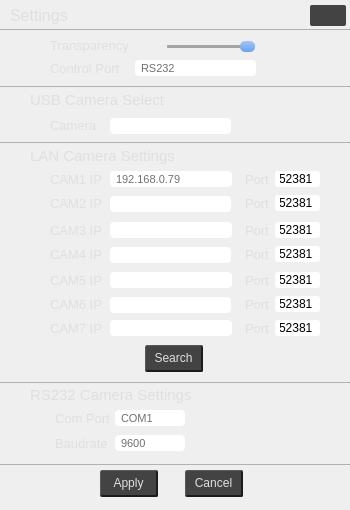
<?xml version="1.0" encoding="UTF-8"?>
<ui version="4.0">
 <class>WinSetting</class>
 <widget class="QWidget" name="WinSetting">
  <property name="geometry">
   <rect>
    <x>0</x>
    <y>0</y>
    <width>350</width>
    <height>510</height>
   </rect>
  </property>
  <property name="windowTitle">
   <string>Form</string>
  </property>
  <property name="styleSheet">
   <string notr="true">QWidget#WinSetting{
	border-image: url(:/image/background/settingwin.png);
}
/*-------------------------端口编辑框部分----------------*/
QLineEdit{
background-color: rgb(255, 255, 255);
border-radius:3px;
padding:0 5px;
}
/*-------------------------滑动条部分--------------------*/
QSlider::groove:horizontal{
	border: 1px;
	height: 3px; 
	position: absolute;
	border-radius :1px;
	margin: 1px 0;
	left: 2px; right: 2px;
	background-color: rgb(164, 164, 164);
}
/*滑动手柄部分*/
QSlider::handle:horizontal {
	background: qlineargradient(x1:0, y1:0, x2:0, y2:1, stop:0 #a4c4f8, stop:1 #68a3ed);
    border: 1px;
    width: 15px;
    height: 10px;
    margin: -4px -1;/* handle is placed by default on the contents rect of the groove. Expand outside the groove */
    border-radius: 5px;
}
QLabel{
	color: rgb(226, 222, 222);}


/*按钮部分*/
QPushButton{
	background-color: rgb(67, 67, 67);
	color: rgb(226, 222, 222);
	border:1px solid #5a5a5a;
	border-radius:2px;
	border-bottom:2px solid rgb(27, 27, 27);
	border-right:2px solid #1c1c1c;
}
QPushButton:checked{
color: rgb(226, 222, 222);
}
QPushButton::hover{
	background-color: rgb(54, 54, 54);
}
QLine{
	background-color: rgb(154, 154, 154);
}</string>
  </property>
  <widget class="QPushButton" name="BT_Close">
   <property name="geometry">
    <rect>
     <x>310</x>
     <y>5</y>
     <width>36</width>
     <height>21</height>
    </rect>
   </property>
   <property name="styleSheet">
    <string notr="true">border:0px;
border-radius:2px;
image: url(:/image/icon/close.png);</string>
   </property>
   <property name="text">
    <string/>
   </property>
  </widget>
  <widget class="QLabel" name="label_7">
   <property name="geometry">
    <rect>
     <x>10</x>
     <y>5</y>
     <width>66</width>
     <height>20</height>
    </rect>
   </property>
   <property name="font">
    <font>
     <family>Arial</family>
     <pointsize>12</pointsize>
     <weight>50</weight>
     <bold>false</bold>
     <stylestrategy>PreferDefault</stylestrategy>
    </font>
   </property>
   <property name="text">
    <string>Settings</string>
   </property>
  </widget>
  <widget class="QLabel" name="label_10">
   <property name="geometry">
    <rect>
     <x>50</x>
     <y>35</y>
     <width>81</width>
     <height>20</height>
    </rect>
   </property>
   <property name="font">
    <font>
     <family>Arial</family>
     <pointsize>10</pointsize>
     <weight>50</weight>
     <bold>false</bold>
     <stylestrategy>PreferDefault</stylestrategy>
    </font>
   </property>
   <property name="text">
    <string>Transparency</string>
   </property>
  </widget>
  <widget class="Line" name="line">
   <property name="geometry">
    <rect>
     <x>0</x>
     <y>29</y>
     <width>350</width>
     <height>1</height>
    </rect>
   </property>
   <property name="styleSheet">
    <string notr="true">	background-color: rgb(154, 154, 154);
</string>
   </property>
   <property name="orientation">
    <enum>Qt::Horizontal</enum>
   </property>
  </widget>
  <widget class="QComboBox" name="Box_Control_Port">
   <property name="geometry">
    <rect>
     <x>135</x>
     <y>60</y>
     <width>121</width>
     <height>16</height>
    </rect>
   </property>
   <property name="font">
    <font>
     <family>Arial</family>
     <pointsize>8</pointsize>
     <weight>50</weight>
     <italic>false</italic>
     <bold>false</bold>
    </font>
   </property>
   <property name="styleSheet">
    <string notr="true">QComboBox{
	border:0px;
	border-radius:4px;
	color: rgb(112, 112, 112);	padding:0 6px;

}

QComboBox::drop-down {
      subcontrol-origin: padding;
      subcontrol-position: top right;
      width: 20px;
      border-left-width: 0px;
      border-left-color: darkgray;
      border-left-style: solid; /* just a single line */
      border-top-right-radius: 4px; /* same radius as the QComboBox */
      border-bottom-right-radius: 4px;
  }
QComboBox::down-arrow {
    
	border-image: url(:/image/icon/arrow.png);
}</string>
   </property>
   <item>
    <property name="text">
     <string>RS232</string>
    </property>
   </item>
   <item>
    <property name="text">
     <string>LAN</string>
    </property>
   </item>
   <item>
    <property name="text">
     <string>UVC</string>
    </property>
   </item>
  </widget>
  <widget class="QLabel" name="label_12">
   <property name="geometry">
    <rect>
     <x>50</x>
     <y>58</y>
     <width>81</width>
     <height>20</height>
    </rect>
   </property>
   <property name="font">
    <font>
     <family>Arial</family>
     <pointsize>10</pointsize>
     <weight>50</weight>
     <bold>false</bold>
     <stylestrategy>PreferDefault</stylestrategy>
    </font>
   </property>
   <property name="text">
    <string>Control Port</string>
   </property>
  </widget>
  <widget class="QSlider" name="Transparency">
   <property name="geometry">
    <rect>
     <x>165</x>
     <y>35</y>
     <width>91</width>
     <height>22</height>
    </rect>
   </property>
   <property name="minimum">
    <number>1</number>
   </property>
   <property name="maximum">
    <number>10</number>
   </property>
   <property name="pageStep">
    <number>0</number>
   </property>
   <property name="value">
    <number>10</number>
   </property>
   <property name="sliderPosition">
    <number>10</number>
   </property>
   <property name="orientation">
    <enum>Qt::Horizontal</enum>
   </property>
  </widget>
  <widget class="Line" name="line_2">
   <property name="geometry">
    <rect>
     <x>0</x>
     <y>86</y>
     <width>350</width>
     <height>1</height>
    </rect>
   </property>
   <property name="styleSheet">
    <string notr="true">	background-color: rgb(154, 154, 154);
</string>
   </property>
   <property name="orientation">
    <enum>Qt::Horizontal</enum>
   </property>
  </widget>
  <widget class="Line" name="line_3">
   <property name="geometry">
    <rect>
     <x>0</x>
     <y>142</y>
     <width>350</width>
     <height>1</height>
    </rect>
   </property>
   <property name="styleSheet">
    <string notr="true">	background-color: rgb(154, 154, 154);
</string>
   </property>
   <property name="orientation">
    <enum>Qt::Horizontal</enum>
   </property>
  </widget>
  <widget class="Line" name="line_4">
   <property name="geometry">
    <rect>
     <x>0</x>
     <y>382</y>
     <width>350</width>
     <height>1</height>
    </rect>
   </property>
   <property name="styleSheet">
    <string notr="true">	background-color: rgb(154, 154, 154);
</string>
   </property>
   <property name="orientation">
    <enum>Qt::Horizontal</enum>
   </property>
  </widget>
  <widget class="Line" name="line_5">
   <property name="geometry">
    <rect>
     <x>0</x>
     <y>464</y>
     <width>350</width>
     <height>1</height>
    </rect>
   </property>
   <property name="styleSheet">
    <string notr="true">	background-color: rgb(154, 154, 154);
</string>
   </property>
   <property name="orientation">
    <enum>Qt::Horizontal</enum>
   </property>
  </widget>
  <widget class="QLabel" name="label_2">
   <property name="geometry">
    <rect>
     <x>136</x>
     <y>39</y>
     <width>13</width>
     <height>13</height>
    </rect>
   </property>
   <property name="styleSheet">
    <string notr="true">image: url(:/image/icon/light.png);</string>
   </property>
   <property name="text">
    <string/>
   </property>
  </widget>
  <widget class="QLabel" name="label_3">
   <property name="geometry">
    <rect>
     <x>155</x>
     <y>43</y>
     <width>7</width>
     <height>7</height>
    </rect>
   </property>
   <property name="styleSheet">
    <string notr="true">image: url(:/image/icon/redue.png);</string>
   </property>
   <property name="text">
    <string/>
   </property>
  </widget>
  <widget class="QLabel" name="label_4">
   <property name="geometry">
    <rect>
     <x>260</x>
     <y>40</y>
     <width>13</width>
     <height>13</height>
    </rect>
   </property>
   <property name="styleSheet">
    <string notr="true">image: url(:/image/icon/light.png);</string>
   </property>
   <property name="text">
    <string/>
   </property>
  </widget>
  <widget class="QLabel" name="label_5">
   <property name="geometry">
    <rect>
     <x>279</x>
     <y>44</y>
     <width>7</width>
     <height>7</height>
    </rect>
   </property>
   <property name="styleSheet">
    <string notr="true">image: url(:/image/icon/add.png);</string>
   </property>
   <property name="text">
    <string/>
   </property>
  </widget>
  <widget class="QLabel" name="label_8">
   <property name="geometry">
    <rect>
     <x>30</x>
     <y>90</y>
     <width>146</width>
     <height>20</height>
    </rect>
   </property>
   <property name="font">
    <font>
     <family>Arial</family>
     <pointsize>11</pointsize>
     <weight>50</weight>
     <bold>false</bold>
     <stylestrategy>PreferDefault</stylestrategy>
    </font>
   </property>
   <property name="text">
    <string>USB Camera Select</string>
   </property>
  </widget>
  <widget class="QLabel" name="label_13">
   <property name="geometry">
    <rect>
     <x>50</x>
     <y>115</y>
     <width>51</width>
     <height>20</height>
    </rect>
   </property>
   <property name="font">
    <font>
     <family>Arial</family>
     <pointsize>10</pointsize>
     <weight>50</weight>
     <bold>false</bold>
     <stylestrategy>PreferDefault</stylestrategy>
    </font>
   </property>
   <property name="text">
    <string>Camera</string>
   </property>
  </widget>
  <widget class="QComboBox" name="Box_Camera_USB">
   <property name="geometry">
    <rect>
     <x>110</x>
     <y>118</y>
     <width>121</width>
     <height>16</height>
    </rect>
   </property>
   <property name="font">
    <font>
     <family>Arial</family>
     <pointsize>8</pointsize>
     <weight>50</weight>
     <italic>false</italic>
     <bold>false</bold>
    </font>
   </property>
   <property name="styleSheet">
    <string notr="true">QComboBox{
	border:0px;
	border-radius:4px;
	color: rgb(112, 112, 112);	padding:0 6px;

}

QComboBox::drop-down {
      subcontrol-origin: padding;
      subcontrol-position: top right;
      width: 20px;
      border-left-width: 0px;
      border-left-color: darkgray;
      border-left-style: solid; /* just a single line */
      border-top-right-radius: 4px; /* same radius as the QComboBox */
      border-bottom-right-radius: 4px;
  }
QComboBox::down-arrow {
    
	border-image: url(:/image/icon/arrow.png);
}</string>
   </property>
  </widget>
  <widget class="QComboBox" name="Box_IP1">
   <property name="geometry">
    <rect>
     <x>110</x>
     <y>171</y>
     <width>122</width>
     <height>16</height>
    </rect>
   </property>
   <property name="font">
    <font>
     <family>Arial</family>
     <pointsize>8</pointsize>
     <weight>50</weight>
     <italic>false</italic>
     <bold>false</bold>
    </font>
   </property>
   <property name="styleSheet">
    <string notr="true">QComboBox{
	border:0px;
	border-radius:4px;
	color: rgb(112, 112, 112);
	padding:0 6px;
}

QComboBox::drop-down {
      subcontrol-origin: padding;
      subcontrol-position: top right;
      width: 20px;
      border-left-width: 0px;
      border-left-color: darkgray;
      border-left-style: solid; /* just a single line */
      border-top-right-radius: 4px; /* same radius as the QComboBox */
      border-bottom-right-radius: 4px;
  }
QComboBox::down-arrow {
    
	border-image: url(:/image/icon/arrow.png);
}</string>
   </property>
   <item>
    <property name="text">
     <string>192.168.0.79</string>
    </property>
   </item>
  </widget>
  <widget class="QLabel" name="label_14">
   <property name="geometry">
    <rect>
     <x>50</x>
     <y>169</y>
     <width>61</width>
     <height>20</height>
    </rect>
   </property>
   <property name="font">
    <font>
     <family>Arial</family>
     <pointsize>10</pointsize>
     <weight>50</weight>
     <bold>false</bold>
     <stylestrategy>PreferDefault</stylestrategy>
    </font>
   </property>
   <property name="text">
    <string>CAM1 IP</string>
   </property>
  </widget>
  <widget class="QLabel" name="label_9">
   <property name="geometry">
    <rect>
     <x>30</x>
     <y>146</y>
     <width>146</width>
     <height>20</height>
    </rect>
   </property>
   <property name="font">
    <font>
     <family>Arial</family>
     <pointsize>11</pointsize>
     <weight>50</weight>
     <bold>false</bold>
     <stylestrategy>PreferDefault</stylestrategy>
    </font>
   </property>
   <property name="text">
    <string>LAN Camera Settings</string>
   </property>
  </widget>
  <widget class="QLabel" name="label_15">
   <property name="geometry">
    <rect>
     <x>245</x>
     <y>169</y>
     <width>31</width>
     <height>20</height>
    </rect>
   </property>
   <property name="font">
    <font>
     <family>Arial</family>
     <pointsize>10</pointsize>
     <weight>50</weight>
     <bold>false</bold>
     <stylestrategy>PreferDefault</stylestrategy>
    </font>
   </property>
   <property name="text">
    <string>Port</string>
   </property>
  </widget>
  <widget class="QLineEdit" name="LE_Prot1">
   <property name="geometry">
    <rect>
     <x>275</x>
     <y>171</y>
     <width>45</width>
     <height>16</height>
    </rect>
   </property>
   <property name="text">
    <string>52381</string>
   </property>
  </widget>
  <widget class="QLabel" name="label_16">
   <property name="geometry">
    <rect>
     <x>50</x>
     <y>193</y>
     <width>61</width>
     <height>20</height>
    </rect>
   </property>
   <property name="font">
    <font>
     <family>Arial</family>
     <pointsize>10</pointsize>
     <weight>50</weight>
     <bold>false</bold>
     <stylestrategy>PreferDefault</stylestrategy>
    </font>
   </property>
   <property name="text">
    <string>CAM2 IP</string>
   </property>
  </widget>
  <widget class="QLabel" name="label_17">
   <property name="geometry">
    <rect>
     <x>245</x>
     <y>193</y>
     <width>31</width>
     <height>20</height>
    </rect>
   </property>
   <property name="font">
    <font>
     <family>Arial</family>
     <pointsize>10</pointsize>
     <weight>50</weight>
     <bold>false</bold>
     <stylestrategy>PreferDefault</stylestrategy>
    </font>
   </property>
   <property name="text">
    <string>Port</string>
   </property>
  </widget>
  <widget class="QLineEdit" name="LE_Prot2">
   <property name="geometry">
    <rect>
     <x>275</x>
     <y>195</y>
     <width>45</width>
     <height>16</height>
    </rect>
   </property>
   <property name="text">
    <string>52381</string>
   </property>
  </widget>
  <widget class="QComboBox" name="Box_IP2">
   <property name="geometry">
    <rect>
     <x>110</x>
     <y>196</y>
     <width>121</width>
     <height>16</height>
    </rect>
   </property>
   <property name="font">
    <font>
     <family>Arial</family>
     <pointsize>8</pointsize>
     <weight>50</weight>
     <italic>false</italic>
     <bold>false</bold>
    </font>
   </property>
   <property name="styleSheet">
    <string notr="true">QComboBox{
	border:0px;
	border-radius:4px;
	color: rgb(112, 112, 112);	padding:0 6px;

}

QComboBox::drop-down {
      subcontrol-origin: padding;
      subcontrol-position: top right;
      width: 20px;
      border-left-width: 0px;
      border-left-color: darkgray;
      border-left-style: solid; /* just a single line */
      border-top-right-radius: 4px; /* same radius as the QComboBox */
      border-bottom-right-radius: 4px;
  }
QComboBox::down-arrow {
    
	border-image: url(:/image/icon/arrow.png);
}</string>
   </property>
  </widget>
  <widget class="QLineEdit" name="LE_Prot4">
   <property name="geometry">
    <rect>
     <x>275</x>
     <y>246</y>
     <width>45</width>
     <height>16</height>
    </rect>
   </property>
   <property name="text">
    <string>52381</string>
   </property>
  </widget>
  <widget class="QComboBox" name="Box_IP4">
   <property name="geometry">
    <rect>
     <x>110</x>
     <y>247</y>
     <width>121</width>
     <height>16</height>
    </rect>
   </property>
   <property name="font">
    <font>
     <family>Arial</family>
     <pointsize>8</pointsize>
     <weight>50</weight>
     <italic>false</italic>
     <bold>false</bold>
    </font>
   </property>
   <property name="styleSheet">
    <string notr="true">QComboBox{
	border:0px;
	border-radius:4px;
	color: rgb(112, 112, 112);	padding:0 6px;

}

QComboBox::drop-down {
      subcontrol-origin: padding;
      subcontrol-position: top right;
      width: 20px;
      border-left-width: 0px;
      border-left-color: darkgray;
      border-left-style: solid; /* just a single line */
      border-top-right-radius: 4px; /* same radius as the QComboBox */
      border-bottom-right-radius: 4px;
  }
QComboBox::down-arrow {
    
	border-image: url(:/image/icon/arrow.png);
}</string>
   </property>
  </widget>
  <widget class="QLabel" name="label_18">
   <property name="geometry">
    <rect>
     <x>50</x>
     <y>220</y>
     <width>61</width>
     <height>20</height>
    </rect>
   </property>
   <property name="font">
    <font>
     <family>Arial</family>
     <pointsize>10</pointsize>
     <weight>50</weight>
     <bold>false</bold>
     <stylestrategy>PreferDefault</stylestrategy>
    </font>
   </property>
   <property name="text">
    <string>CAM3 IP</string>
   </property>
  </widget>
  <widget class="QLabel" name="label_19">
   <property name="geometry">
    <rect>
     <x>245</x>
     <y>220</y>
     <width>31</width>
     <height>20</height>
    </rect>
   </property>
   <property name="font">
    <font>
     <family>Arial</family>
     <pointsize>10</pointsize>
     <weight>50</weight>
     <bold>false</bold>
     <stylestrategy>PreferDefault</stylestrategy>
    </font>
   </property>
   <property name="text">
    <string>Port</string>
   </property>
  </widget>
  <widget class="QLineEdit" name="LE_Prot3">
   <property name="geometry">
    <rect>
     <x>275</x>
     <y>222</y>
     <width>45</width>
     <height>16</height>
    </rect>
   </property>
   <property name="text">
    <string>52381</string>
   </property>
  </widget>
  <widget class="QLabel" name="label_20">
   <property name="geometry">
    <rect>
     <x>50</x>
     <y>244</y>
     <width>61</width>
     <height>20</height>
    </rect>
   </property>
   <property name="font">
    <font>
     <family>Arial</family>
     <pointsize>10</pointsize>
     <weight>50</weight>
     <bold>false</bold>
     <stylestrategy>PreferDefault</stylestrategy>
    </font>
   </property>
   <property name="text">
    <string>CAM4 IP</string>
   </property>
  </widget>
  <widget class="QComboBox" name="Box_IP3">
   <property name="geometry">
    <rect>
     <x>110</x>
     <y>222</y>
     <width>122</width>
     <height>16</height>
    </rect>
   </property>
   <property name="font">
    <font>
     <family>Arial</family>
     <pointsize>8</pointsize>
     <weight>50</weight>
     <italic>false</italic>
     <bold>false</bold>
    </font>
   </property>
   <property name="styleSheet">
    <string notr="true">QComboBox{
	border:0px;
	border-radius:4px;
	color: rgb(112, 112, 112);	padding:0 6px;

}

QComboBox::drop-down {
      subcontrol-origin: padding;
      subcontrol-position: top right;
      width: 20px;
      border-left-width: 0px;
      border-left-color: darkgray;
      border-left-style: solid; /* just a single line */
      border-top-right-radius: 4px; /* same radius as the QComboBox */
      border-bottom-right-radius: 4px;
  }
QComboBox::down-arrow {
    
	border-image: url(:/image/icon/arrow.png);
}</string>
   </property>
  </widget>
  <widget class="QLabel" name="label_21">
   <property name="geometry">
    <rect>
     <x>245</x>
     <y>244</y>
     <width>31</width>
     <height>20</height>
    </rect>
   </property>
   <property name="font">
    <font>
     <family>Arial</family>
     <pointsize>10</pointsize>
     <weight>50</weight>
     <bold>false</bold>
     <stylestrategy>PreferDefault</stylestrategy>
    </font>
   </property>
   <property name="text">
    <string>Port</string>
   </property>
  </widget>
  <widget class="QLineEdit" name="LE_Prot6">
   <property name="geometry">
    <rect>
     <x>275</x>
     <y>296</y>
     <width>45</width>
     <height>16</height>
    </rect>
   </property>
   <property name="text">
    <string>52381</string>
   </property>
  </widget>
  <widget class="QComboBox" name="Box_IP6">
   <property name="geometry">
    <rect>
     <x>110</x>
     <y>297</y>
     <width>121</width>
     <height>16</height>
    </rect>
   </property>
   <property name="font">
    <font>
     <family>Arial</family>
     <pointsize>8</pointsize>
     <weight>50</weight>
     <italic>false</italic>
     <bold>false</bold>
    </font>
   </property>
   <property name="styleSheet">
    <string notr="true">QComboBox{
	border:0px;
	border-radius:4px;
	color: rgb(112, 112, 112);	padding:0 6px;

}

QComboBox::drop-down {
      subcontrol-origin: padding;
      subcontrol-position: top right;
      width: 20px;
      border-left-width: 0px;
      border-left-color: darkgray;
      border-left-style: solid; /* just a single line */
      border-top-right-radius: 4px; /* same radius as the QComboBox */
      border-bottom-right-radius: 4px;
  }
QComboBox::down-arrow {
    
	border-image: url(:/image/icon/arrow.png);
}</string>
   </property>
  </widget>
  <widget class="QLabel" name="label_22">
   <property name="geometry">
    <rect>
     <x>50</x>
     <y>270</y>
     <width>61</width>
     <height>20</height>
    </rect>
   </property>
   <property name="font">
    <font>
     <family>Arial</family>
     <pointsize>10</pointsize>
     <weight>50</weight>
     <bold>false</bold>
     <stylestrategy>PreferDefault</stylestrategy>
    </font>
   </property>
   <property name="text">
    <string>CAM5 IP</string>
   </property>
  </widget>
  <widget class="QLabel" name="label_23">
   <property name="geometry">
    <rect>
     <x>245</x>
     <y>270</y>
     <width>31</width>
     <height>20</height>
    </rect>
   </property>
   <property name="font">
    <font>
     <family>Arial</family>
     <pointsize>10</pointsize>
     <weight>50</weight>
     <bold>false</bold>
     <stylestrategy>PreferDefault</stylestrategy>
    </font>
   </property>
   <property name="text">
    <string>Port</string>
   </property>
  </widget>
  <widget class="QLineEdit" name="LE_Prot5">
   <property name="geometry">
    <rect>
     <x>275</x>
     <y>272</y>
     <width>45</width>
     <height>16</height>
    </rect>
   </property>
   <property name="text">
    <string>52381</string>
   </property>
  </widget>
  <widget class="QLabel" name="label_24">
   <property name="geometry">
    <rect>
     <x>50</x>
     <y>294</y>
     <width>61</width>
     <height>20</height>
    </rect>
   </property>
   <property name="font">
    <font>
     <family>Arial</family>
     <pointsize>10</pointsize>
     <weight>50</weight>
     <bold>false</bold>
     <stylestrategy>PreferDefault</stylestrategy>
    </font>
   </property>
   <property name="text">
    <string>CAM6 IP</string>
   </property>
  </widget>
  <widget class="QComboBox" name="Box_IP5">
   <property name="geometry">
    <rect>
     <x>110</x>
     <y>272</y>
     <width>122</width>
     <height>16</height>
    </rect>
   </property>
   <property name="font">
    <font>
     <family>Arial</family>
     <pointsize>8</pointsize>
     <weight>50</weight>
     <italic>false</italic>
     <bold>false</bold>
    </font>
   </property>
   <property name="styleSheet">
    <string notr="true">QComboBox{
	border:0px;
	border-radius:4px;
	color: rgb(112, 112, 112);	padding:0 6px;

}

QComboBox::drop-down {
      subcontrol-origin: padding;
      subcontrol-position: top right;
      width: 20px;
      border-left-width: 0px;
      border-left-color: darkgray;
      border-left-style: solid; /* just a single line */
      border-top-right-radius: 4px; /* same radius as the QComboBox */
      border-bottom-right-radius: 4px;
  }
QComboBox::down-arrow {
    
	border-image: url(:/image/icon/arrow.png);
}</string>
   </property>
  </widget>
  <widget class="QLabel" name="label_25">
   <property name="geometry">
    <rect>
     <x>245</x>
     <y>294</y>
     <width>31</width>
     <height>20</height>
    </rect>
   </property>
   <property name="font">
    <font>
     <family>Arial</family>
     <pointsize>10</pointsize>
     <weight>50</weight>
     <bold>false</bold>
     <stylestrategy>PreferDefault</stylestrategy>
    </font>
   </property>
   <property name="text">
    <string>Port</string>
   </property>
  </widget>
  <widget class="QLabel" name="label_26">
   <property name="geometry">
    <rect>
     <x>50</x>
     <y>318</y>
     <width>61</width>
     <height>20</height>
    </rect>
   </property>
   <property name="font">
    <font>
     <family>Arial</family>
     <pointsize>10</pointsize>
     <weight>50</weight>
     <bold>false</bold>
     <stylestrategy>PreferDefault</stylestrategy>
    </font>
   </property>
   <property name="text">
    <string>CAM7 IP</string>
   </property>
  </widget>
  <widget class="QLabel" name="label_27">
   <property name="geometry">
    <rect>
     <x>245</x>
     <y>318</y>
     <width>31</width>
     <height>20</height>
    </rect>
   </property>
   <property name="font">
    <font>
     <family>Arial</family>
     <pointsize>10</pointsize>
     <weight>50</weight>
     <bold>false</bold>
     <stylestrategy>PreferDefault</stylestrategy>
    </font>
   </property>
   <property name="text">
    <string>Port</string>
   </property>
  </widget>
  <widget class="QLineEdit" name="LE_Prot7">
   <property name="geometry">
    <rect>
     <x>275</x>
     <y>320</y>
     <width>45</width>
     <height>16</height>
    </rect>
   </property>
   <property name="text">
    <string>52381</string>
   </property>
  </widget>
  <widget class="QComboBox" name="Box_IP7">
   <property name="geometry">
    <rect>
     <x>110</x>
     <y>320</y>
     <width>122</width>
     <height>16</height>
    </rect>
   </property>
   <property name="font">
    <font>
     <family>Arial</family>
     <pointsize>8</pointsize>
     <weight>50</weight>
     <italic>false</italic>
     <bold>false</bold>
    </font>
   </property>
   <property name="styleSheet">
    <string notr="true">QComboBox{
	border:0px;
	border-radius:4px;
	color: rgb(112, 112, 112);	padding:0 6px;

}

QComboBox::drop-down {
      subcontrol-origin: padding;
      subcontrol-position: top right;
      width: 20px;
      border-left-width: 0px;
      border-left-color: darkgray;
      border-left-style: solid; /* just a single line */
      border-top-right-radius: 4px; /* same radius as the QComboBox */
      border-bottom-right-radius: 4px;
  }
QComboBox::down-arrow {
    
	border-image: url(:/image/icon/arrow.png);
}</string>
   </property>
  </widget>
  <widget class="QPushButton" name="BT_Search">
   <property name="geometry">
    <rect>
     <x>145</x>
     <y>345</y>
     <width>58</width>
     <height>27</height>
    </rect>
   </property>
   <property name="font">
    <font>
     <family>Arial</family>
     <pointsize>9</pointsize>
     <weight>50</weight>
     <bold>false</bold>
    </font>
   </property>
   <property name="styleSheet">
    <string notr="true">color: rgb(226, 222, 222);</string>
   </property>
   <property name="text">
    <string>Search</string>
   </property>
   <property name="checkable">
    <bool>false</bool>
   </property>
  </widget>
  <widget class="QLabel" name="label_11">
   <property name="geometry">
    <rect>
     <x>30</x>
     <y>385</y>
     <width>171</width>
     <height>20</height>
    </rect>
   </property>
   <property name="font">
    <font>
     <family>Arial</family>
     <pointsize>11</pointsize>
     <weight>50</weight>
     <bold>false</bold>
     <stylestrategy>PreferDefault</stylestrategy>
    </font>
   </property>
   <property name="text">
    <string>RS232 Camera Settings</string>
   </property>
  </widget>
  <widget class="QLabel" name="label_28">
   <property name="geometry">
    <rect>
     <x>55</x>
     <y>408</y>
     <width>61</width>
     <height>20</height>
    </rect>
   </property>
   <property name="font">
    <font>
     <family>Arial</family>
     <pointsize>10</pointsize>
     <weight>50</weight>
     <bold>false</bold>
     <stylestrategy>PreferDefault</stylestrategy>
    </font>
   </property>
   <property name="text">
    <string>Com Port</string>
   </property>
  </widget>
  <widget class="QComboBox" name="Box_Com_Port">
   <property name="geometry">
    <rect>
     <x>115</x>
     <y>410</y>
     <width>70</width>
     <height>16</height>
    </rect>
   </property>
   <property name="font">
    <font>
     <family>Arial</family>
     <pointsize>8</pointsize>
     <weight>50</weight>
     <italic>false</italic>
     <bold>false</bold>
    </font>
   </property>
   <property name="styleSheet">
    <string notr="true">QComboBox{
	border:0px;
	border-radius:4px;
	color: rgb(112, 112, 112);	padding:0 6px;

}

QComboBox::drop-down {
      subcontrol-origin: padding;
      subcontrol-position: top right;
      width: 20px;
      border-left-width: 0px;
      border-left-color: darkgray;
      border-left-style: solid; /* just a single line */
      border-top-right-radius: 4px; /* same radius as the QComboBox */
      border-bottom-right-radius: 4px;
  }
QComboBox::down-arrow {
    
	border-image: url(:/image/icon/arrow.png);
}</string>
   </property>
   <item>
    <property name="text">
     <string>COM1</string>
    </property>
   </item>
   <item>
    <property name="text">
     <string>COM2</string>
    </property>
   </item>
   <item>
    <property name="text">
     <string>COM3</string>
    </property>
   </item>
   <item>
    <property name="text">
     <string>COM4</string>
    </property>
   </item>
   <item>
    <property name="text">
     <string>COM5</string>
    </property>
   </item>
   <item>
    <property name="text">
     <string>COM6</string>
    </property>
   </item>
   <item>
    <property name="text">
     <string>COM7</string>
    </property>
   </item>
   <item>
    <property name="text">
     <string>COM8</string>
    </property>
   </item>
   <item>
    <property name="text">
     <string>COM9</string>
    </property>
   </item>
   <item>
    <property name="text">
     <string>COM10</string>
    </property>
   </item>
  </widget>
  <widget class="QLabel" name="label_29">
   <property name="geometry">
    <rect>
     <x>55</x>
     <y>433</y>
     <width>61</width>
     <height>20</height>
    </rect>
   </property>
   <property name="font">
    <font>
     <family>Arial</family>
     <pointsize>10</pointsize>
     <weight>50</weight>
     <bold>false</bold>
     <stylestrategy>PreferDefault</stylestrategy>
    </font>
   </property>
   <property name="text">
    <string>Baudrate</string>
   </property>
  </widget>
  <widget class="QComboBox" name="Box_Baudrate">
   <property name="geometry">
    <rect>
     <x>115</x>
     <y>435</y>
     <width>70</width>
     <height>16</height>
    </rect>
   </property>
   <property name="font">
    <font>
     <family>Arial</family>
     <pointsize>8</pointsize>
     <weight>50</weight>
     <italic>false</italic>
     <bold>false</bold>
    </font>
   </property>
   <property name="styleSheet">
    <string notr="true">QComboBox{
	border:0px;
	border-radius:4px;
	color: rgb(112, 112, 112);	padding:0 6px;

}

QComboBox::drop-down {
      subcontrol-origin: padding;
      subcontrol-position: top right;
      width: 20px;
      border-left-width: 0px;
      border-left-color: darkgray;
      border-left-style: solid; /* just a single line */
      border-top-right-radius: 4px; /* same radius as the QComboBox */
      border-bottom-right-radius: 4px;
  }
QComboBox::down-arrow {
    
	border-image: url(:/image/icon/arrow.png);
}</string>
   </property>
   <item>
    <property name="text">
     <string>9600</string>
    </property>
   </item>
   <item>
    <property name="text">
     <string>115200</string>
    </property>
   </item>
  </widget>
  <widget class="QPushButton" name="BT_Apply">
   <property name="geometry">
    <rect>
     <x>100</x>
     <y>470</y>
     <width>58</width>
     <height>27</height>
    </rect>
   </property>
   <property name="font">
    <font>
     <family>Arial</family>
     <pointsize>9</pointsize>
     <weight>50</weight>
     <bold>false</bold>
    </font>
   </property>
   <property name="styleSheet">
    <string notr="true">color: rgb(226, 222, 222);</string>
   </property>
   <property name="text">
    <string>Apply</string>
   </property>
   <property name="checkable">
    <bool>false</bool>
   </property>
  </widget>
  <widget class="QPushButton" name="BT_Cancel">
   <property name="geometry">
    <rect>
     <x>185</x>
     <y>470</y>
     <width>58</width>
     <height>27</height>
    </rect>
   </property>
   <property name="font">
    <font>
     <family>Arial</family>
     <pointsize>9</pointsize>
     <weight>50</weight>
     <bold>false</bold>
    </font>
   </property>
   <property name="styleSheet">
    <string notr="true">color: rgb(226, 222, 222);</string>
   </property>
   <property name="text">
    <string>Cancel</string>
   </property>
   <property name="checkable">
    <bool>false</bool>
   </property>
  </widget>
 </widget>
 <resources/>
 <connections/>
</ui>
